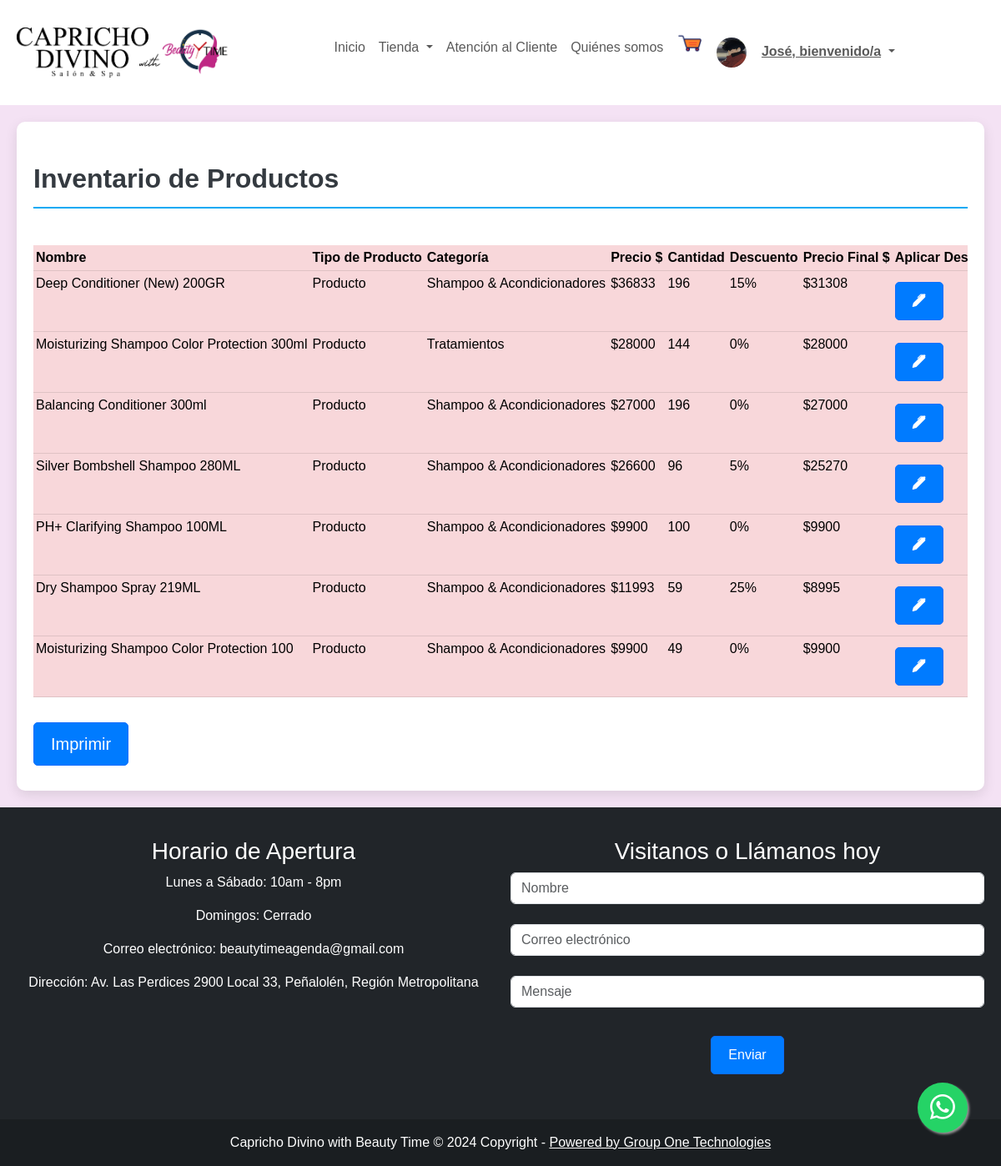
The app's page /paginas/inventario (signed in), older data.
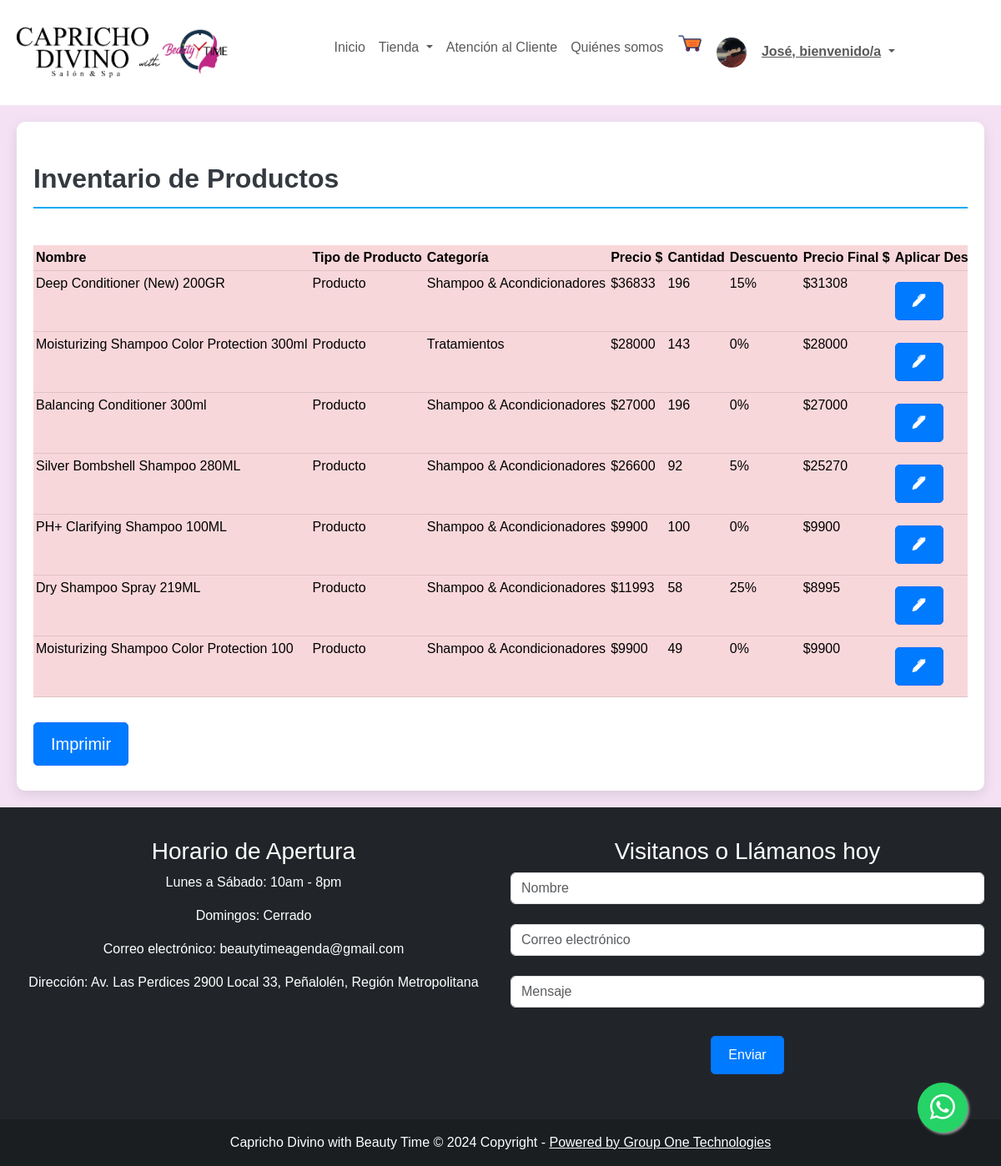
The same page, newer data.
### core/models.py (models this page shows, shortened)
class Item(models.Model):
    nombre = models.CharField(max_length=100, null=False)
    descripcion = models.TextField(null=True, blank=True)
    categoria = models.ForeignKey(Categoria, on_delete=models.CASCADE, related_name='items')
    tipo = models.CharField(max_length=50, choices=[('producto', 'Producto'), ('servicio', 'Servicio')])
    costo = models.IntegerField(default=0)
    costo2 = models.IntegerField(default=0)
    picture = models.ImageField(upload_to='media/items/', null=True, blank=True)
    descuento = models.DecimalField(max_digits=4, decimal_places=2, null=True, blank=True, default=0.00)
    class Meta:
        verbose_name = 'item'
        verbose_name_plural = 'items'

class Producto(Item):
    cantidad = models.PositiveIntegerField(default=0)
    class Meta:
        verbose_name = 'producto'
        verbose_name_plural = 'productos'

class Item(models.Model):
    nombre = models.CharField(max_length=100, null=False)
    descripcion = models.TextField(null=True, blank=True)
    categoria = models.ForeignKey(Categoria, on_delete=models.CASCADE, related_name='items')
    tipo = models.CharField(max_length=50, choices=[('producto', 'Producto'), ('servicio', 'Servicio')])
    costo = models.IntegerField(default=0)
    costo2 = models.IntegerField(default=0)
    picture = models.ImageField(upload_to='media/items/', null=True, blank=True)
    descuento = models.DecimalField(max_digits=4, decimal_places=2, null=True, blank=True, default=0.00)
    class Meta:
        verbose_name = 'item'
        verbose_name_plural = 'items'

class Categoria(models.Model):
    nombre = models.CharField(max_length=100, unique=True)
    def __str__(self):
        return self.nombre

### core/views.py (the view)
# urls.py: path('paginas/inventario', views.inventarioProducto, name="inventario"),
@login_required
def inventarioProducto(request):
    productos = Producto.objects.all()
    form = editarProductoForm()
    context = {
        'productos': productos,
        'form':form
    }
    return render(request, 'inventario/inventario.html', context)

### core/forms.py
class editarProductoForm(forms.ModelForm):
    costo = forms.DecimalField(widget=forms.NumberInput(attrs={'type': 'number'}),required=True, label='Costo')
    descuento = forms.DecimalField(widget=forms.NumberInput(attrs={'type': 'number'}), max_digits=4, decimal_places=2, required=True, label='Descuento')
    class Meta:
        model = Producto
        fields = ['costo', 'descuento']
        labels = {
            'costo': 'Costo',
            'descuento': 'Descuento',
        }
        widgets = {
            'costo': forms.NumberInput(attrs={'id': 'costo_editar'}),
            'descuento': forms.NumberInput(attrs={'id': 'descuento_editar'}),
        }

### core/cart.py (called while the page is built, shortened)
  def __iter__(self):
    cart = copy.deepcopy(self.cart)
    productos = Producto.objects.filter(id__in=cart)
    for producto in productos:
      cart[str(producto.id)]["producto"] = producto

### core/context_processors.py (called while the page is built)
def cart_badge(request):
    cart = Cart(request)
    item_count = sum(item['cantidad'] for item in cart)
    return {'cart_badge': item_count}

### core/templates/inventario/inventario.html (shortened to what this page needs)
{% extends "base/base.html" %}
{% load widget_tweaks %}
{% load static %}
{% block css %}
<link rel="stylesheet" href="{% static 'css/productos.css' %}">
{% endblock %}
{% block template %}
<div class="container">
    <div class="row">
        <div class="col-md-12">
            <div class="wrapper">
                <div class="text-left mt-4 name">
                    Inventario de Productos
                </div>
                <div class="table-responsive">
                    <table class="table table-danger table-hover" id="tableinventario">
                        <br>
                        <thead>
                            <tr class="table-danger">
                                <th>Nombre</th>
                                <th>Tipo de Producto</th>
                                <th>Categoría</th>
                                <th>Precio $</th>
                                <th>Cantidad</th>
                                <th>Descuento</th>
                                <th>Precio Final $</th>
                                <th>Aplicar Descuento</th>
                            </tr>
                        </thead>
                        <tbody class="text-danger">
                            {% for producto in productos %}
                                {% if producto.tipo == "producto" %}
                            <tr class="table-danger">
                                <td class="table-danger">{{producto.nombre}}</td>
                                <td>{{producto.tipo|title}}</td>
                                <td class="table-danger">{{producto.categoria}}</td>
                                <td class="table-danger">${{producto.costo|floatformat:0}}</td>
                                <td class="table-danger">{{producto.cantidad}}</td>
                                <td class="table-danger">{{producto.descuento|floatformat:0}}%</td>
                                <td class="table-danger">${{producto.costo2|floatformat:0}}</td>
                                <td>
                                    <button type="button"
                                        onclick="editarProducto('{{producto.id}}', '{{producto.costo|floatformat:0}}', '{{producto.descuento|floatformat:2}}')"
                                        class="btn btn-primary" data-toggle="modal" href="#EditarProductoModal">
                                        <i class="bi bi-pen-fill"></i>
                                    </button>
                                </td>
                                {% endif %}
                            </tr>
                            {% endfor %}
                        </tbody>
                    </table>
                    <a href="{% url 'verInventario'%}" class="btn btn-lg btn-primary">Imprimir</a>
                    </div>
                </div>
            </div>
        </div>
    </div>
{% endblock %}

Row changes from the older to the newer data that the page shows:
changed Producto "Moisturizing Shampoo Color Protection 300ml": cantidad "144" → "143"
changed Producto "Silver Bombshell Shampoo 280ML": cantidad "96" → "92"
changed Producto "Dry Shampoo Spray 219ML": cantidad "59" → "58"
